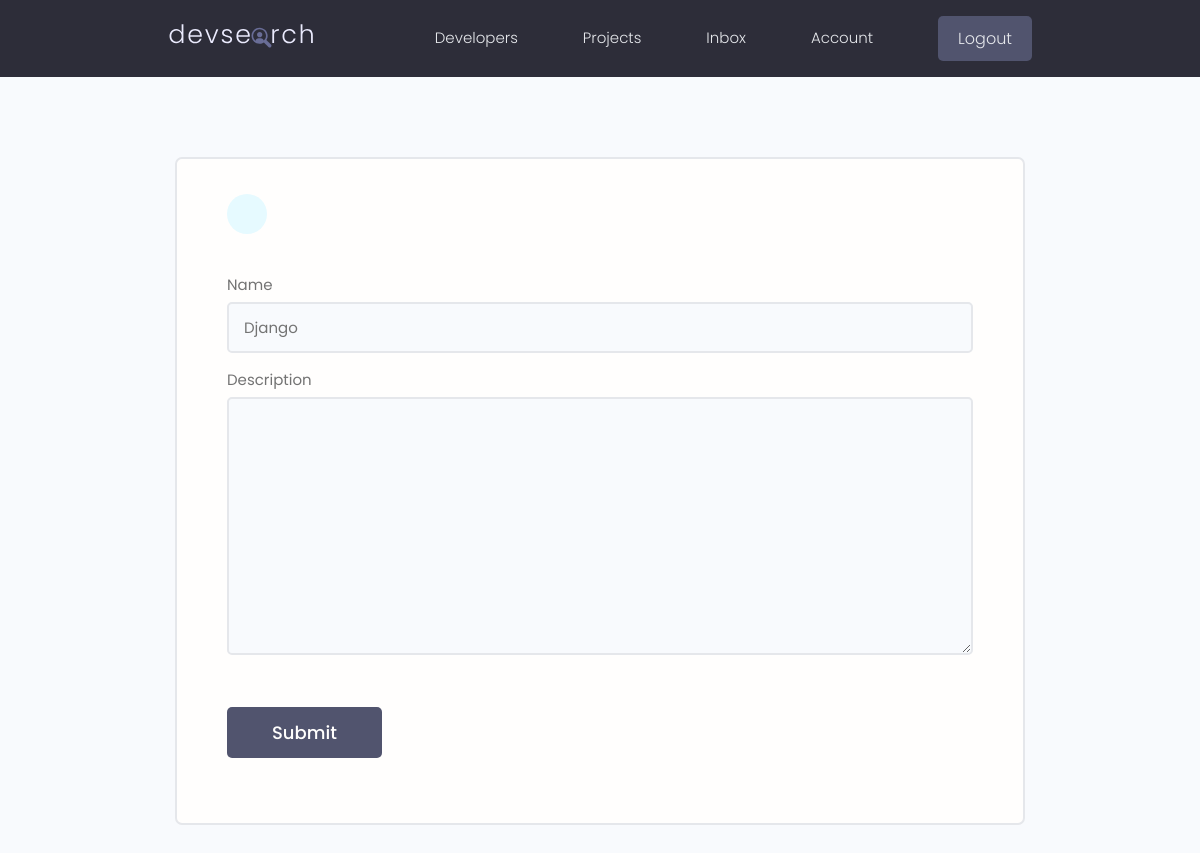
The app's page /update-skill/b99c3353-dc29-441d-820d-0ea4d863dc05/ (signed in), older data.
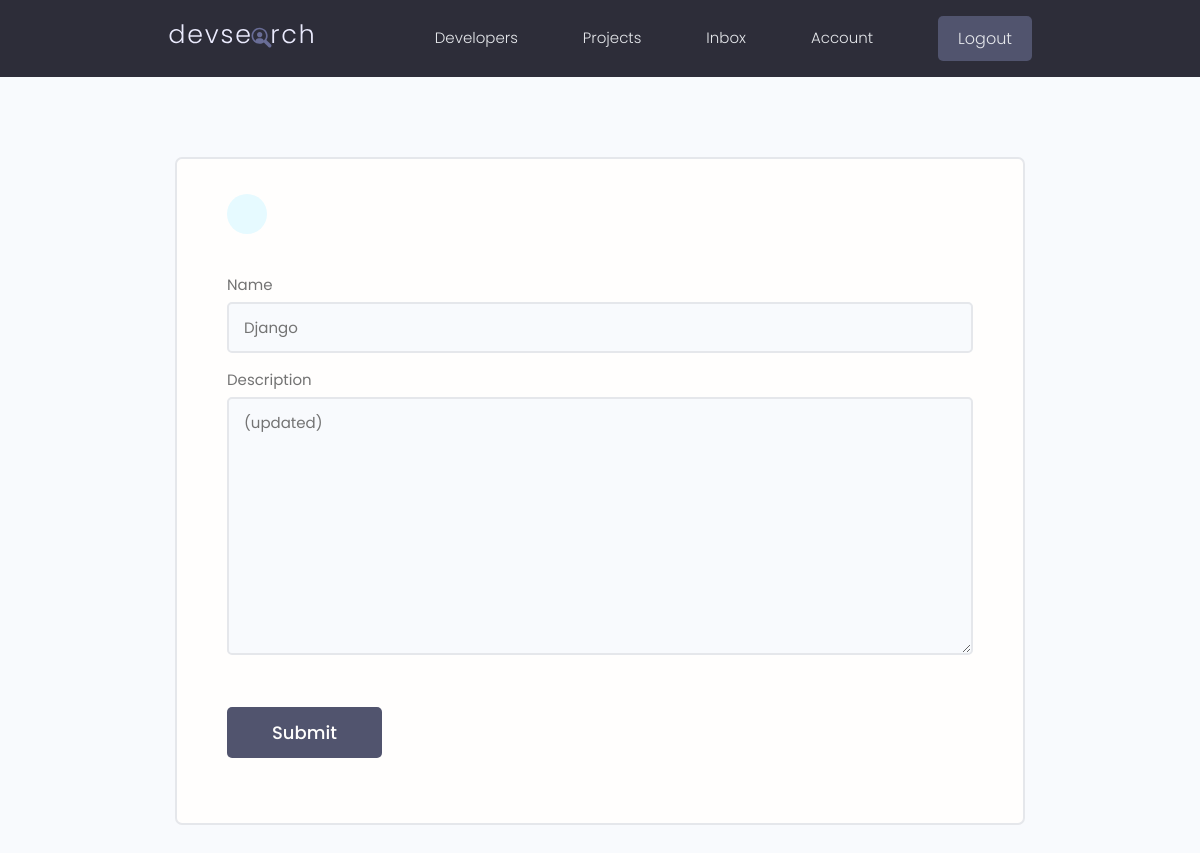
The same page, newer data.
### users/models.py (models this page shows, shortened)
class Skill(models.Model):
    owner = models.ForeignKey(Profile, on_delete=models.CASCADE,
                            null=True, blank=True)
    name = models.CharField(max_length=200, null=True, blank=True)
    description = models.TextField(null=True, blank=True)
    created = models.DateTimeField(auto_now_add=True)
    id = models.UUIDField(default=uuid.uuid4, unique=True,
                          primary_key=True, editable=False)

### users/views.py (the view)
# urls.py: path('update-skill/<str:pk>/', views.updateSkill, name='update-skill'),
@login_required(login_url='login')
def updateSkill(request, pk):
    profile = request.user.profile
    skill = profile.skill_set.get(id=pk)
    form = SkillForm(instance=skill)
    if request.method == 'POST':
        form = SkillForm(request.POST, instance=skill)
        if form.is_valid():
            form.save()
            messages.success(request, 'Congrats! Your skill was updated successfully!')
            return redirect('account')
    context = {'form': form}
    return render(request, 'users/skill_form.html', context)

### users/forms.py
class SkillForm(ModelForm):
    class Meta:
        model = Skill
        fields = '__all__'
        exclude = ['owner']
    def __init__(self, *args, **kwargs):
        super(SkillForm, self).__init__(*args, **kwargs)
        for name, field in self.fields.items():
            field.widget.attrs.update({'class': 'input'})

### users/templates/users/skill_form.html (shortened to what this page needs)
{% extends 'main.html' %}
{% block content %}
<main class="formPage my-xl">
    <div class="content-box">
        <div class="formWrapper">
            <a class="backButton" href="{% url 'account' %}"></a>
            <br>
            <form class="form" method='POST' action=''>
                    {% for field in form %}
                        <div class="form__field">
                            <label for="formInput#text">{{ field.label }}</label>
                            {{ field }}
                        </div>
                    {% endfor %}
                <input class="btn btn--sub btn--lg  my-md" type="submit" value="Submit" />
            </form>
        </div>
    </div>
</main>
{% endblock %}

Row changes from the older to the newer data that the page shows:
changed Skill "Django": description (not shown) → "(updated)"
